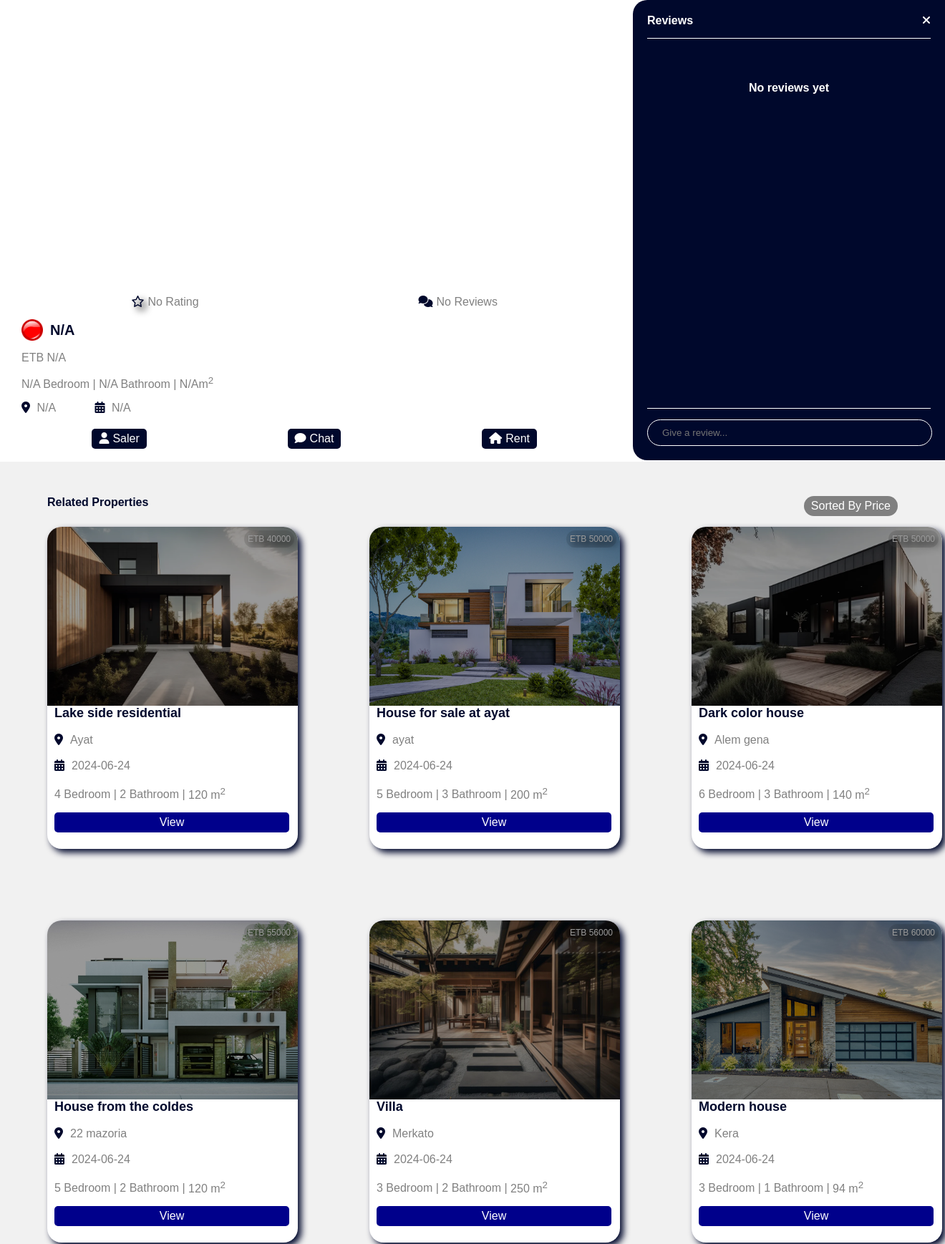
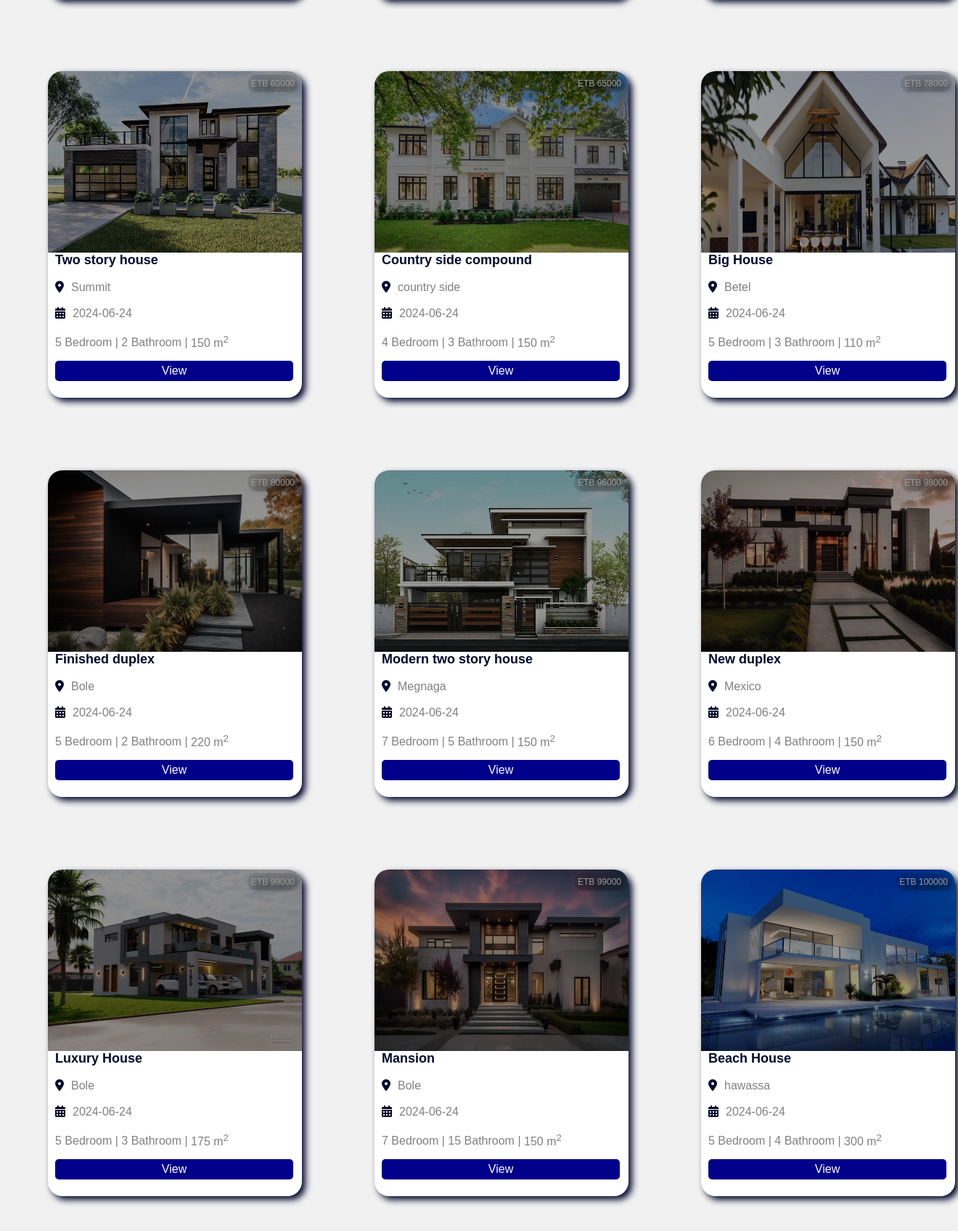
Screenshot of /html/view_page/view_page.php with the database file from the repository (2 pictures, top to bottom).
### tables this page shows
CREATE TABLE `house_table` (
  `house_id` int(10) NOT NULL,
  `house_image` varchar(100) NOT NULL,
  `image_1` varchar(100) NOT NULL,
  `image_2` varchar(100) NOT NULL,
  `image_3` varchar(100) NOT NULL,
  `image_4` varchar(100) NOT NULL,
  `image_5` varchar(100) NOT NULL,
  `house_name` varchar(100) NOT NULL,
  `house_price` int(10) NOT NULL,
  `house_location` varchar(100) NOT NULL,
  `house_bedroom` int(10) NOT NULL,
  `house_bathroom` int(10) NOT NULL,
  `house_area` int(10) NOT NULL,
  `house_status` tinyint(1) NOT NULL,
  `house_promotion` tinyint(1) NOT NULL,
  `house_rating` float NOT NULL,
  `house_review_number` int(10) NOT NULL,
  `buy_or_sale` tinyint(1) NOT NULL,
  `date` date NOT NULL,
  `user_id` int(11) NOT NULL
);

### html/view_page/view_page.php (the view, shortened to what this page needs)
<?php
    include ("../../php/connection.php");
?>
<!DOCTYPE html>
<html>
<head>
    <link rel="stylesheet" href="../../css/view_page/view_page.css">
    <link rel="stylesheet" href="https://cdnjs.cloudflare.com/ajax/libs/font-awesome/6.5.2/css/all.min.css" />
</head>
<body id="body">
    <div class="div_top" id="div_top" onclick="scale_image_down()"></div>
    <div class="div_top_2" id="div_top_2" onclick="scale_rating_box_down()"></div>
    <header>
        <div class="review_section" id="review_section">
            <div class="top">
                <p>Reviews</p>
                <p><i class="fa-solid fa-xmark" id="x_button" onclick="hide_review_section()"></i></p>
            </div>
            <div class="reviews">
                <?php
                    $sql_review = "SELECT * FROM house_review WHERE house_id='$house_id' ORDER BY id DESC";
                    $review_table = mysqli_query($connection, $sql_review);
                    if(mysqli_num_rows($review_table) > 0){
                        while($row_review = mysqli_fetch_assoc($review_table)){
                            $from_user_id_1 = $row_review['from_user_id'];
                            $sql_user = "SELECT * FROM user_table WHERE user_id='$from_user_id_1'";
                            $user_table = mysqli_query($connection, $sql_user);
                            $row_user = mysqli_fetch_assoc($user_table);
                ?>
                <div class="review">
                    <img src="../../z_databse_assets/<?php if($row_user['user_image']){ echo $row_user['user_image']; } else{ echo "user_profile_icon.png"; } ?>" width="30" height="30">
                    <div>
                        <p><?php echo $row_user['user_name']; ?></p>
                        <p><?php if(!empty($row_review['house_review']) || $row_review['house_review'] != ""){ echo $row_review['house_review']; }else{ echo "N/A"; } ?></p>
                    </div>
                </div>
                <?php
                        }
                    }
                    else{
                        ?><div class="style">No reviews yet</div><?php
                    }
                ?>
            </div>
            <div class="type_review">
                <form action="../../php/view_page/review_recording.php?house_id=<?php echo $house_id ?>" method="post">
                    <input type="text" placeholder="Give a review..." name="house_review">
                </form>
            </div>
        </div>
    </header>
    <main id="main">
        <?php
            $sql_2 = "SELECT * FROM house_table WHERE house_id='$house_id'";
            $house_table = mysqli_query($connection, $sql_2);
            $row_2 = mysqli_fetch_assoc($house_table);
            $house_name = $row_2['house_name'];
            $house_price = $row_2['house_price'];
            $house_location = $row_2['house_location'];
            $to_user_id = $row_2['user_id'];
            $rating = 1;
        ?>
        <div class="stat">
            <span><?php if($rating == 1){ ?><i class="fa-regular fa-star" style="filter: drop-shadow(5px 5px 5px black);" onclick="scale_rating_box_up()"></i><?php }else{ ?> <i class="fa-solid fa-star" style="color: yellow; filter: drop-shadow(5px 5px 5px black);"></i><?php } if(!empty($row_2['house_rating']) || $row_2['house_rating'] != 0){ echo $row_2['house_rating']; }else{ echo "No Rating"; } ?></span>
            <span><i class="fa-solid fa-comments" onclick="show_review_section()"></i><?php if(!empty($row_2['house_review_number']) || $row_2['house_review_number'] != 0){ echo $row_2['house_review_number']; }else{ echo "No Reviews"; } ?></span>
        </div>
        <p><img src="../../assets/<?php if($row_2['house_status'] == 1){ echo "green_circle.png"; }else{ echo "red_circle.png"; } ?>" width="30" height="30"><?php if(!empty($row_2['house_name']) || $row_2['house_name'] != 0){ echo $row_2['house_name']; }else{ echo "N/A"; } ?></p>
        <p>ETB <?php if(!empty($row_2['house_price']) || $row_2['house_price'] != 0){ echo $row_2['house_price']; }else{ echo "N/A"; } ?></p>
        <p><?php if(!empty($row_2['house_bedroom']) || $row_2['house_bedroom'] != 0){ echo $row_2['house_bedroom']; }else{ echo "N/A"; } ?> Bedroom | <?php if(!empty($row_2['house_bathroom']) || $row_2['house_bathroom'] != 0){ echo $row_2['house_bathroom']; }else{ echo "N/A"; } ?> Bathroom |  <?php if(!empty($row_2['house_area']) || $row_2['house_area'] != 0){ echo $row_2['house_area']; }else{ echo "N/A"; } ?>m<sup>2</sup></p>
        <div class="location_and_date">
            <span><i class="fa-solid fa-location-dot"></i> <?php if(!empty($row_2['house_location']) || $row_2['house_location'] != ""){ echo $row_2['house_location']; }else{ echo "N/A"; } ?></span>
            <span><i class="fa-solid fa-calendar-days"></i> <?php if(empty($row_2['date']) || $row_2['date'] == "0000-00-00"){ echo "N/A"; }else{ echo $row_2['date']; } ?></span>
        </div>
        <div class="buttons">
            <a href="profile_view_page.php?user_id=<?php echo $to_user_id ?>"><i class="fa-solid fa-user"></i>Saler</a>
            <a href="chat_page.php?to_user_id=<?php echo $to_user_id ?>"><i class="fa-solid fa-comment"></i>Chat</a>
            <a href="payment_page.php?house_price=<?php echo $house_price ?>"><i class="fa-solid fa-house"></i><?php if($row_2['buy_or_sale'] == 1){ echo "Buy";  $_SESSION['buy_or_sale'] = 1; }else{ echo "Rent";  $_SESSION['buy_or_sale'] = 0; } ?></a>
        </div>
    </main>
    <footer id="footer">
        <div class="top">
            <p>Related Properties</p>
            <p>Sorted By Price</p>
        </div>
        <div class="container">
                <?php
                    $sql_3 = "SELECT * FROM house_table WHERE house_name REGEXP '$house_name' OR house_price REGEXP '$house_price' OR house_location REGEXP '$house_location' ORDER BY house_price";
                    $house_table = mysqli_query($connection, $sql_3);
                    if(mysqli_num_rows($house_table) > 1){
                        while($row_3 = mysqli_fetch_assoc($house_table)){
                ?>
                <div class="houses">
                    <div class="image">
                        <img src="../../z_databse_assets/<?php if(!empty($row_3['house_image'] || $row_3['house_image'] != "")){ echo $row_3['house_image']; } else{ echo "no_image.jpg"; } ?>">
                    </div>
                    <div class="details">
                        <h1><?php if(!empty($row_3['house_name'] || $row_3['house_name'] != "")){ echo $row_3['house_name']; } else{?> N/A <?php } ?></h1><br>
                        <p>ETB <?php if(!empty($row_3['house_price'] || $row_3['house_price'] != 0)){ echo $row_3['house_price']; } else{?> N/A <?php } ?></p>
                        <i class="fa-solid fa-location-dot"></i><p><?php if(!empty($row_3['house_location'] || $row_3['house_location'] != "")){ echo $row_3['house_location']; } else{?> N/A <?php } ?></p><br><br>
                        <i class="fa-solid fa-calendar-days"></i><p><?php if(empty($row_3['date']) || $row_3['date'] == "0000-00-00"){ ?> N/A <?php }else{ echo $row_3['date']; } ?></p><br><br>
                        <p><?php if(!empty($row_3['house_bedroom'] || $row_3['house_bedroom'] != 0)){ echo $row_3['house_bedroom']; } else{?> N/A <?php } ?> Bedroom | </p>
                        <p><?php if(!empty($row_3['house_bathroom'] || $row_3['house_bathroom'] != 0)){ echo $row_3['house_bathroom']; } else{?> N/A <?php } ?> Bathroom | </p>
                        <p><?php if(!empty($row_3['house_area'] || $row_3['house_area'] != 0)){ echo $row_3['house_area']; } else{?> N/A <?php } ?> m<sup>2</sup></p>
                        <a href="../view_page/view_page.php?house_id=<?php echo $row_3['house_id']; ?>">View</a>
                    </div>
                </div>
                <?php
                        }
                    }
                ?>
            </div>
    </footer>
</body>
</html>

### css/view_page/view_page.css (style rules this page uses)
* { font-family: Arial; margin: 0; padding: 0; }
.div_top { position: absolute; top: 0; left: 0; width: 100%; height: 642px; z-index: -1; }
.div_top_2 { position: absolute; top: 0; left: 0; width: 100%; height: 642px; z-index: -1; }
header { height: 360px; padding-top: 50px; padding-left: 30px; }
header .review_section { position: absolute; top: 0; right: 0; display: flex; flex-direction: column; color: white; border-top-left-radius: 20px; border-bottom-left-radius: 20px; width: 30%; height: 603px; padding: 20px; background: #00082c; overflow: hidden; transition: 1s; }
header .review_section .top { display: flex; justify-content: space-between; align-items: center; font-weight: 600; margin-bottom: 15px; }
header .review_section .top i { cursor: pointer; }
header .review_section .reviews { display: flex; flex-direction: column; flex-grow: 1; border-top: 1px solid white; border-bottom: 1px solid white; padding: 10px 0; overflow-y: scroll; ms-overflow-style: none; scrollbar-width: none; }
header .review_section .type_review { position: relative; width: 100%; margin-top: 15px; }
header .review_section .type_review input { color: white; border: none; border: 1px solid white; border-radius: 100px; width: 90%; padding: 10px 20px; background: transparent; outline: none; }
main { display: flex; flex-direction: column; width: 62%; padding: 0 30px 8px 30px; transition: 1s; }
main .stat { display: flex; justify-content: space-around; margin-bottom: 15px; color: #00082c; padding-top: 3px; }
main .stat span { color: gray; }
main .stat span i { cursor: pointer; }
main p:first-of-type { display: flex; align-items: center; color: #00082c; font-size: 20px; font-weight: 800; }
main p { color: gray; margin-bottom: 15px; }
main p img { margin-right: 10px; }
main .location_and_date span { color: gray; margin-right: 50px; }
main span i { color: #00082c; margin-right: 5px; }
main .buttons { display: flex; justify-content: space-around; margin-top: 20px; margin-bottom: 10px; }
main .buttons a { color: white; text-decoration: none; border-radius: 10px; border-radius: 5px; padding: 5px 10px; background: #00082c; transition: 1s; }
main .buttons a i { color: white; margin-right: 5px; }
footer { padding: 6vh 5vw; background: #f1f1f1; transition: 1s; }
footer .top { display: flex; justify-content: space-between; margin-bottom: 15px; }
footer .top p:first-of-type { color: #00082c; font-weight: 600; }
footer .top p:last-of-type { color: white; border-radius: 30px; padding: 5px 10px; background: gray; }
footer .container { display: grid; grid-template-columns: 1fr 1fr 1fr; grid-gap: 100px; }
footer .houses { position: relative; border-radius: 20px; box-shadow: 5px 5px 10px #00082c; width: 350px; height: 450px; background: white; overflow: hidden; transition: 1s; }
footer .houses .image { width: 100%; height: 250px; overflow: hidden; }
footer .houses .image img { filter: brightness(60%); width: 100%; height: 100%; transition: 1s; }
footer .houses .details { width: 318px; height: 200px; padding-left: 10px; padding-right: 20px; }
footer .houses .details h1 { color: #00082c; font-size: 18px; font-weight: 800; }
footer .houses .details p { display: inline; color: gray; }
footer .houses .details i { color: #00082c; margin-right: 10px; }
footer .houses .details p:first-of-type { position: absolute; top: 5px; right: 5px; color: white; font-size: 12px; border-radius: 100px; padding: 5px; backdrop-filter: blur(20px); text-shadow: 5px 5px 10px black; filter: brightness(60%); transition: 1s; }
footer .houses .details a { display: flex; justify-content: center; align-items: center; color: white; text-decoration: none; border-radius: 5px; width: 100%; margin-top: 15px; padding: 5px 5px; background: darkblue; }
header .style { color: white; font-weight: 600; text-align: center; padding-top: 50px; }

### rows the page displays
house_table: house_image (picture), house_name "Lake side residential", house_price "40000", house_location "Ayat", date "2024-06-24", house_bedroom "4", house_bathroom "2", house_area "120"
house_table: house_image (picture), house_name "House for sale at ayat", house_price "50000", house_location "ayat", date "2024-06-24", house_bedroom "5", house_bathroom "3", house_area "200"
house_table: house_image (picture), house_name "Dark color house", house_price "50000", house_location "Alem gena", date "2024-06-24", house_bedroom "6", house_bathroom "3", house_area "140"
house_table: house_image (picture), house_name "House from the coldes", house_price "55000", house_location "22 mazoria", date "2024-06-24", house_bedroom "5", house_bathroom "2", house_area "120"
house_table: house_image (picture), house_name "Villa", house_price "56000", house_location "Merkato", date "2024-06-24", house_bedroom "3", house_bathroom "2", house_area "250"
house_table: house_image (picture), house_name "Modern house", house_price "60000", house_location "Kera", date "2024-06-24", house_bedroom "3", house_bathroom "1", house_area "94"
house_table: house_image (picture), house_name "Two story house", house_price "60000", house_location "Summit", date "2024-06-24", house_bedroom "5", house_bathroom "2", house_area "150"
house_table: house_image (picture), house_name "Country side compound", house_price "65000", house_location "country side", date "2024-06-24", house_bedroom "4", house_bathroom "3", house_area "150"
house_table: house_image (picture), house_name "Big House", house_price "78000", house_location "Betel", date "2024-06-24", house_bedroom "5", house_bathroom "3", house_area "110"
house_table: house_image (picture), house_name "Finished duplex", house_price "80000", house_location "Bole", date "2024-06-24", house_bedroom "5", house_bathroom "2", house_area "220"
house_table: house_image (picture), house_name "Modern two story house", house_price "96000", house_location "Megnaga", date "2024-06-24", house_bedroom "7", house_bathroom "5", house_area "150"
house_table: house_image (picture), house_name "New duplex", house_price "98000", house_location "Mexico", date "2024-06-24", house_bedroom "6", house_bathroom "4", house_area "150"
house_table: house_image (picture), house_name "Luxury House", house_price "99000", house_location "Bole", date "2024-06-24", house_bedroom "5", house_bathroom "3", house_area "175"
house_table: house_image (picture), house_name "Mansion", house_price "99000", house_location "Bole", date "2024-06-24", house_bedroom "7", house_bathroom "15", house_area "150"
house_table: house_image (picture), house_name "Beach House", house_price "100000", house_location "hawassa", date "2024-06-24", house_bedroom "5", house_bathroom "4", house_area "300"
